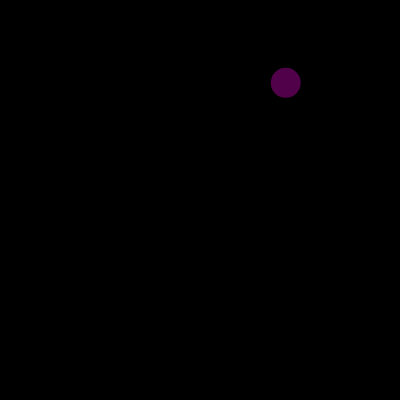
Frame 1 (no input)
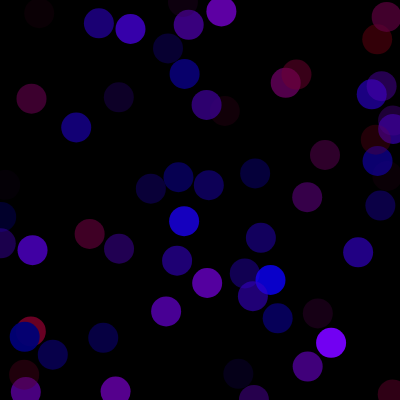
Frame 60 (no input)
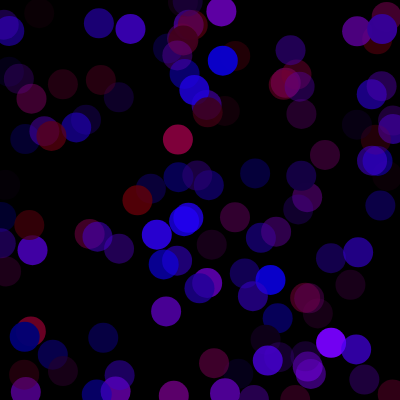
Frame 120 (the mouse pressed at the canvas centre since frame 60)

The p5.js sketch that drew these frames (run headless with seeded random() and noise() and a simulated clock; from frame 60 on, the mouse is pressed at the canvas centre):

// p5.js sketch
// ── sketch.js
let x, y, r, g, b, a;
let growth;
// xy center of circle
// rgb and alpha

function setup() {
  createCanvas(400, 400);
  background(0);
}

function draw() {
  x = random(0, 400);
  y = random(0, 400);
  r = random(0, 128);
  g = 0;
  b = random(0, 255);
  a = random(50, 255); // alpha is 0-255
  noStroke(); //no outline
  //stroke(1)
  fill(r, g, b, a); //put color before circle
  circle(x, y, 30);
  console.log("red = " + r + " alpha=" + a);
}
